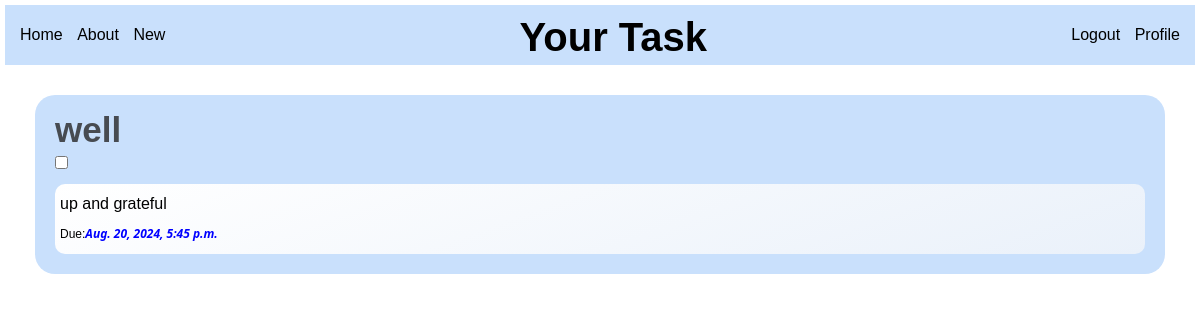
Before: /tasks/ (signed in) with the older database file.
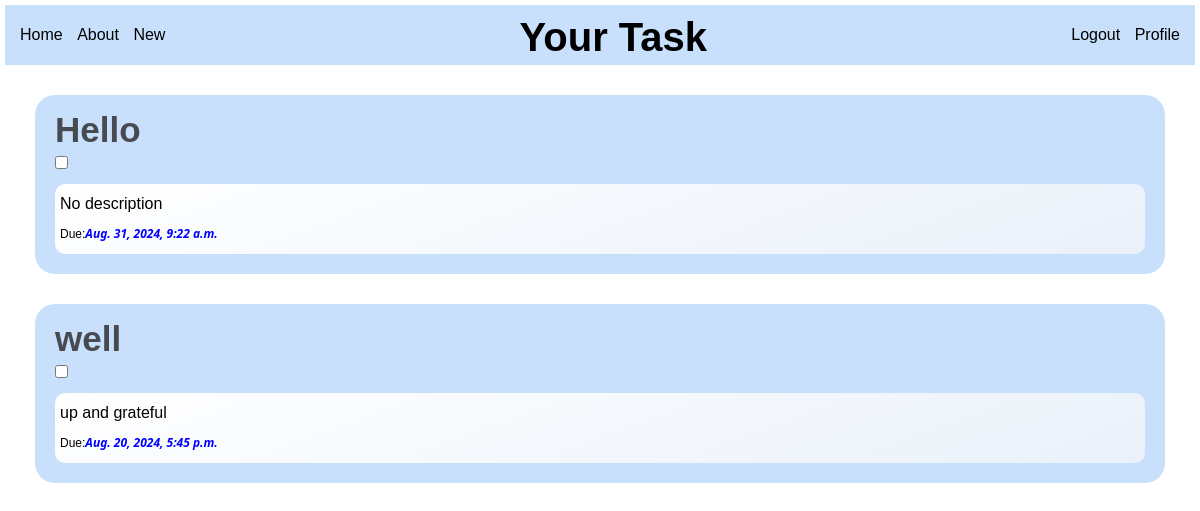
After: the same page with the newer database file.
### todolist/models.py (models this page shows, shortened)
class Task(models.Model):
    title = models.CharField(max_length=200, null=False, blank=False)
    description = models.TextField(blank=True)
    created_on = models.DateTimeField(auto_now_add=True)
    deadline = models.DateTimeField()
    completed = models.BooleanField(default=False)
    atachment = models.FileField(upload_to="media/", blank=True, null=True)
    user = models.ForeignKey(User, on_delete=models.CASCADE, related_name='tasks')
    class Meta:
        ordering = ["-created_on"]
        verbose_name = 'task'

### todolist/views.py (the view)
# urls.py: path('tasks/', views.TaskListView.as_view(), name="task.list"),
class TaskListView(LoginRequiredMixin, ListView):
    model = Task
    context_object_name = "tasks"
    login_url = 'login'
    def get_queryset(self):
        return self.request.user.tasks.filter(completed=False)

### todolist/templates/todolist/task_list.html (shortened to what this page needs)
{% extends 'base.html' %}
{% load static %}
{% block header %}Your Task{% endblock header %}
{% block content %}
    {% for task in tasks %}
    <div class="tasklist">
      <h2><a href="{% url 'task.detail' task.id %}">{{task.title}}</a></h2>
      <label class="switch">
        <input type="checkbox">
      </label>
      <div class="description">
        <p>{{task.description}}</p>
        <p class="duedate">Due: <b> {{task.deadline}}</b></p>
      </div>
    </div>
    {% endfor %}
{% endblock content %}

Changed rows visible on the page:
added Task: title "Hello", description "No description", deadline "Aug. 31, 2024, 9:22 a.m."
